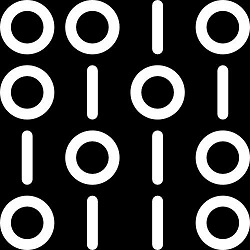
//> input picture DilationErosion/Copy of DilationErosion_New/10.jpg, 250 x 250 px
$ ./DilateErode ../10.jpg   (built with g++ and OpenCV 4)
//> lines starting //> are read from the running program, lines starting //| are printed output that depends on the picture; after the words box and inside, x2 and y2 are one past the last pixel; in counts of white or black regions, pixels touching at a corner belong together
//	CSC495

//erosion add more black

#include <opencv2/highgui/highgui.hpp>
#include "opencv2/imgproc/imgproc_c.h"
#include <stdio.h>

using namespace cv;


// 3x3 Structuring element

int B[3][3]= {
	{0, 1, 0},
	{1, 1, 1},
	{0, 1, 0}};

int _dilation_no,_erosion_no = 0; // Initially, perform no dilation.
IplImage* img = 0;
IplImage* imgBW = 0;
IplImage* imgOutDilation = 0;
IplImage* imgOutErotion = 0;
IplImage* imgOutBoundary = 0;


void doDilation(int iter_no, IplImage* imgBW, IplImage* imgOutDilation) {

	//just hit only 1 point
	int height, width, step;

	// get the image data
	height = imgBW->height;
	width = imgBW->width;
	step = imgBW->widthStep;

	// Split the 3-channel black&white image into 3 planes.
	IplImage* BChannel = cvCreateImage(cvGetSize(img), 8, 1); // One channel.
	IplImage* GChannel = cvCreateImage(cvGetSize(img), 8, 1); // One channel.
	IplImage* RChannel = cvCreateImage(cvGetSize(img), 8, 1); // One channel.

	cvSplit(imgBW, BChannel, GChannel, RChannel, NULL);

	// Use one of the channel, say, B or G or R because the input image is a binary image.
	unsigned char *data;
	data = (uchar *) BChannel->imageData;

	unsigned char *dataOut;
	dataOut = (uchar *) imgOutDilation->imageData;
	cvSetZero(imgOutDilation); // Clear the output.

	// One channel.
	int step_3 = step / 3;
	int i, j;
	int r, c;
	int sum = 0;

	for(int cnt = iter_no; cnt > 0; cnt-- ) {
		for (i = 1; i < height-1; i++) {
			for (j = 1; j < width-1; j++) {
				sum = 0;
				for (r = 0; r < 3; r++){
					for (c = 0; c < 3; c++){
						sum += data[(i+r-1) * step_3 + (j+c-1)] * B[r][c];
					}
				}
				// There are some hits.
				if (sum != 0){
					dataOut[i * step_3 + j] = 255; //white
				}
				else {
					dataOut[i * step_3 + j] = 0;//black
				}
			}
		}
		cvSetZero(BChannel);
		cvCopy(imgOutDilation, BChannel);
	}

	cvShowImage("Output Dilation", imgOutDilation); // Needed here.

	// release the images
	cvReleaseImage(&BChannel);
	cvReleaseImage(&GChannel);
	cvReleaseImage(&RChannel);

	return;
}

void doErosion(int iter_no, IplImage* imgBW, IplImage* imgOutErotion) {
	//hit every point or fit
	int height, width, step;

	// get the image data
	height = imgBW->height;
	width = imgBW->width;
	step = imgBW->widthStep;

	// Split the 3-channel black&white image into 3 planes.
	IplImage* BChannel = cvCreateImage(cvGetSize(img), 8, 1); // One channel.
	IplImage* GChannel = cvCreateImage(cvGetSize(img), 8, 1); // One channel.
	IplImage* RChannel = cvCreateImage(cvGetSize(img), 8, 1); // One channel.

	cvSplit(imgBW, BChannel, GChannel, RChannel, NULL);

	// Use one of the channel, say, B because the input image is a binary image.
	unsigned char *data1;
	data1 = (uchar *) BChannel->imageData;
	unsigned char *dataOut1;
	dataOut1 = (uchar *) imgOutErotion->imageData;
	cvSetZero(imgOutErotion); // Clear the output.

	// One channel.
	int step_3 = step / 3;
	int i, j;
	int r, c;
	int sum= 0; //point of hit

	for(int cnt = iter_no; cnt > 0; cnt-- ) {
		for (i = 1; i < height-1; i++) {
			for (j = 1; j < width-1; j++) {
				int count = 0;
				sum = 0;
				for (r = 0; r < 3; r++){
					for (c = 0; c < 3; c++){
						sum += data1[(i+r-1) * step_3 + (j+c-1)] * B[r][c];
						if(data1[(i+r-1) * step_3 + (j+c-1)] * B[r][c] != 0){
							count++; // count point of hit
						}
					}
				}
				// There are some hits.
				if (count == 5){ // change every time when you change structure element
					dataOut1[i * step_3 + j] = 255;
				}
				else {
					dataOut1[i * step_3 + j] = 0;
				}
			}
		}
		cvSetZero(BChannel);
		cvCopy(imgOutErotion, BChannel);
	}

	cvShowImage("Output Erosion", imgOutErotion); // Needed here.

	// release the images
	cvReleaseImage(&BChannel);
	cvReleaseImage(&GChannel);
	cvReleaseImage(&RChannel);

	return;
}

void doBoundary(int iter_no, IplImage* imgBW, IplImage* imgOutBoundary) {
	int height, width, step;

	// get the image data
	height = imgBW->height;
	width = imgBW->width;
	step = imgBW->widthStep;

	// Split the 3-channel black&white image into 3 planes.
	IplImage* BChannel = cvCreateImage(cvGetSize(img), 8, 1); // One channel.
	IplImage* GChannel = cvCreateImage(cvGetSize(img), 8, 1); // One channel.
	IplImage* RChannel = cvCreateImage(cvGetSize(img), 8, 1); // One channel.

	cvSplit(imgBW, BChannel, GChannel, RChannel, NULL);

	// Use one of the channel, say, B because the input image is a binary image.
	unsigned char *data2;
	data2 = (uchar *) BChannel->imageData;
	unsigned char *dataOut2;
	dataOut2 = (uchar *) imgOutBoundary->imageData;
	cvSetZero(imgOutBoundary); // Clear the output.

	// One channel.
	int step_3 = step / 3;
	int i, j;
	int r, c;
	int sum = 0;

	for(int cnt = iter_no; cnt > 0; cnt-- ) {
		for (i = 1; i < height-1; i++) {
			for (j = 1; j < width-1; j++) {
				int count = 0;
				sum = 0;
				for (r = 0; r < 3; r++){
					for (c = 0; c < 3; c++){
						sum += data2[(i+r-1) * step_3 + (j+c-1)] * B[r][c];
						if(data2[(i+r-1) * step_3 + (j+c-1)] * B[r][c] != 0){
							count++;
						}
					}
				}
				// There are some hits.
				if (count == 5){
					dataOut2[i * step_3 + j] = 255;
				}
				else {
					dataOut2[i * step_3 + j] = 0;
				}
				dataOut2[i * step_3 + j] = data2[i * step_3 + j] - dataOut2[i * step_3 + j];

			}
		}
		cvSetZero(BChannel);
		cvCopy(imgOutBoundary, BChannel);
	}

	cvShowImage("Output Boundary", imgOutBoundary); // Needed here.

	// release the images
	cvReleaseImage(&BChannel);
	cvReleaseImage(&GChannel);
	cvReleaseImage(&RChannel);

	return;
}


void updateDilationInteration(int arg, void*)
{
	doDilation(_dilation_no, imgBW, imgOutDilation);
}

void updateErosionInteration(int arg, void*)
{
	doErosion(_erosion_no, imgBW, imgOutErotion);
}


int main(int argc, char *argv[]) {
	int height, width, step, channels;
	unsigned char *data;

	setbuf(stdout, NULL);

	// load an image
	img = cvLoadImage("10.jpg");
//> img is the input picture: 250 rows x 250 cols, CV_8UC3; min 0, max 255, mean 70.6
	if (!img) {
		printf("Could not load image file: %s\n", argv[1]);
		exit(0);
	}

	// get the image data
	height = img->height;
//> height = 250
	width = img->width;
//> width = 250
	step = img->widthStep;
//> step = 750
	channels = img->nChannels;
//> channels = 3
	data = (uchar *) img->imageData;

	printf("Processing a %dx%d image with %d channels\n", height, width,
			channels);
//| Processing a 250x250 image with 3 channels
	printf("step = %d\n", step);
//| step = 750

	// Create a binary image.
	imgBW = cvCreateImage(cvGetSize(img), 8, 3); // Three channels.
	cvThreshold(img, imgBW, 0, 255, CV_THRESH_BINARY);
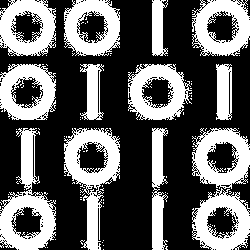
//> imgBW: 250 rows x 250 cols, CV_8UC3; 38.1% white; 116 white regions (103 under 20 px), largest, box (x1, y1, x2, y2) and area: (0, 128, 56, 250) 2873, (64, 128, 120, 250) 2832, (192, 128, 250, 189) 2094


	// Create an output image (binary image).
	imgOutDilation = cvCreateImage(cvGetSize(img), 8, 1); // One channel.
	cvSetZero(imgOutDilation); // Clear the output (optional).
	imgOutErotion = cvCreateImage(cvGetSize(img), 8, 1); // One channel.
	cvSetZero(imgOutErotion); // Clear the output (optional).
	imgOutBoundary = cvCreateImage(cvGetSize(img), 8, 1); // One channel.
	cvSetZero(imgOutBoundary); // Clear the output (optional).

	// create a window
	cvNamedWindow("Original", CV_WINDOW_AUTOSIZE); // Fixed size
	cvNamedWindow("Binary", CV_WINDOW_AUTOSIZE);
	cvNamedWindow("Output Dilation", CV_WINDOW_AUTOSIZE);
	cvNamedWindow("Control", CV_WINDOW_AUTOSIZE);
	cvNamedWindow("Output Erosion", CV_WINDOW_AUTOSIZE);
	cvNamedWindow("Output Boundary", CV_WINDOW_AUTOSIZE);

	doBoundary(1,imgBW,  imgOutBoundary);
//> the loop in doBoundary, `for(int cnt = iter_no; cnt > 0; cnt-- )` made 1 pass
//> sum on pass 1: 510
//> pass 1, in doBoundary, `cvCopy(imgOutBoundary, BChannel);`:
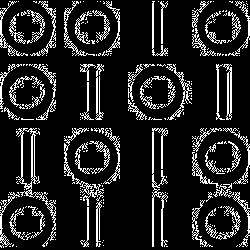
//> imgOutBoundary: 250 rows x 250 cols, CV_8UC1; 13.7% white in thin lines or dots
//> after the loop in doBoundary, `for(int cnt = iter_no; cnt > 0; cnt-- )`: sum = 510

	// Morphological processing...
	createTrackbar("Dilation", "Control", &_dilation_no, 5, updateDilationInteration);
	//updateDilationInteration(0, 0);
	createTrackbar("Erosion", "Control", &_erosion_no, 5, updateErosionInteration);
	// show the image
	cvShowImage("Original", img);
	cvShowImage("Binary", imgBW);
	cvShowImage("Output Dilation", imgOutDilation);
	cvShowImage("Output Erosion", imgOutErotion);
	cvShowImage("Output Boundary", imgOutBoundary);

	// wait for a key
	cvWaitKey(0);
//> after the loop in doDilation, `for(int cnt = iter_no; cnt > 0; cnt-- )`: sum = 0

	// release the images
	cvReleaseImage(&img);
	cvReleaseImage(&imgBW);
	cvReleaseImage(&imgOutDilation);
	cvReleaseImage(&imgOutErotion);
	cvReleaseImage(&imgOutBoundary);

	return 0;
}

$ run again, with DilationErosion/Copy of DilationErosion_New/123.jpg copied over DilationErosion/Copy of DilationErosion_New/10.jpg
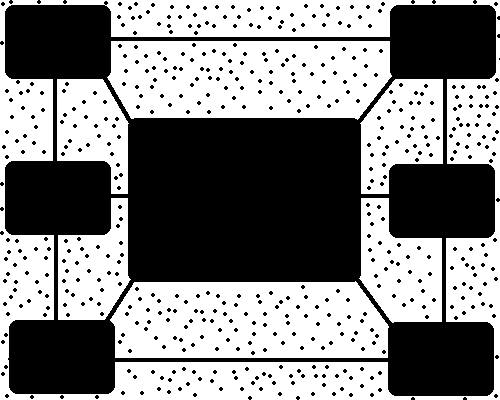
//> input picture DilationErosion/Copy of DilationErosion_New/123.jpg, 500 x 400 px
//> img is the input picture: 400 rows x 500 cols, CV_8UC3; min 0, max 255, mean 131.5
//| Processing a 400x500 image with 3 channels
//| step = 1500
//> `cvThreshold(img, imgBW, 0, 255, CV_THRESH_BINARY);`:
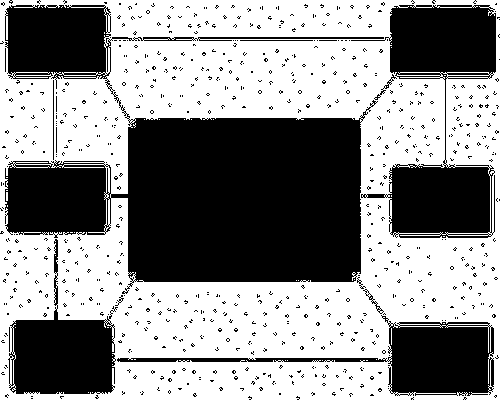
//> imgBW: 400 rows x 500 cols, CV_8UC3; 56.3% white; 705 black regions (692 under 20 px), largest, box (x1, y1, x2, y2) and area: (5, 5, 384, 294) 52903, (351, 5, 496, 238) 14584, (117, 315, 494, 396) 8093
//> the loop in doBoundary, `for(int cnt = iter_no; cnt > 0; cnt-- )` made 1 pass
//> sum on pass 1: 1275
//> pass 1, in doBoundary, `cvCopy(imgOutBoundary, BChannel);`:
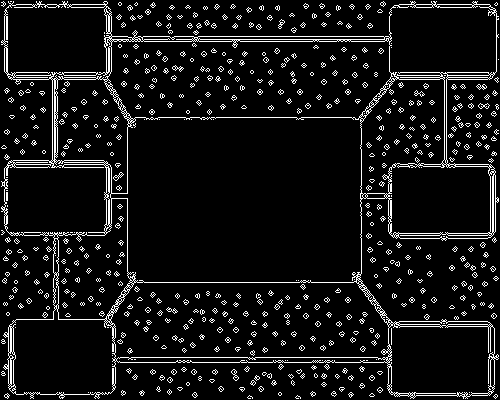
//> imgOutBoundary: 400 rows x 500 cols, CV_8UC1; 8% white in thin lines or dots
//> after the loop in doBoundary, `for(int cnt = iter_no; cnt > 0; cnt-- )`: sum = 1275
//> after the loop in doDilation, `for(int cnt = iter_no; cnt > 0; cnt-- )`: sum = 0

$ run again, with DilationErosion/Copy of DilationErosion_New/fingure.JPG copied over DilationErosion/Copy of DilationErosion_New/10.jpg
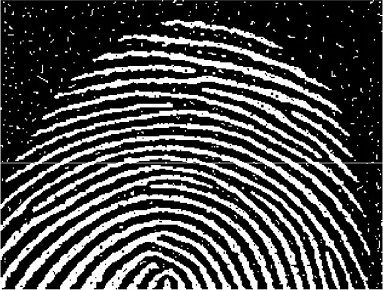
//> input picture DilationErosion/Copy of DilationErosion_New/fingure.JPG, 383 x 290 px
//> img is the input picture: 290 rows x 383 cols, CV_8UC3; min 0, max 255, mean 74.9
//| Processing a 290x383 image with 3 channels
//| step = 1149
//> `cvThreshold(img, imgBW, 0, 255, CV_THRESH_BINARY);`:
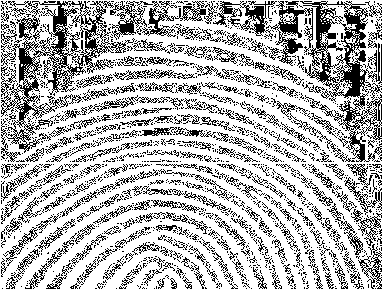
//> imgBW: 290 rows x 383 cols, CV_8UC3; 71.4% white; black in thin lines or dots
//> the loop in doBoundary, `for(int cnt = iter_no; cnt > 0; cnt-- )` made 1 pass
//> sum on pass 1: 765
//> pass 1, in doBoundary, `cvCopy(imgOutBoundary, BChannel);`:
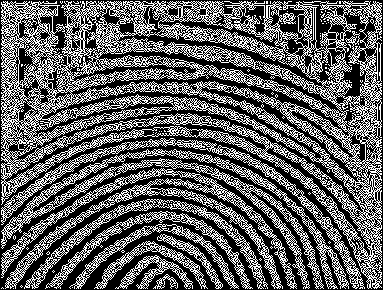
//> imgOutBoundary: 290 rows x 383 cols, CV_8UC1; 37.4% white in thin lines or dots
//> after the loop in doBoundary, `for(int cnt = iter_no; cnt > 0; cnt-- )`: sum = 765
//> after the loop in doDilation, `for(int cnt = iter_no; cnt > 0; cnt-- )`: sum = 0
